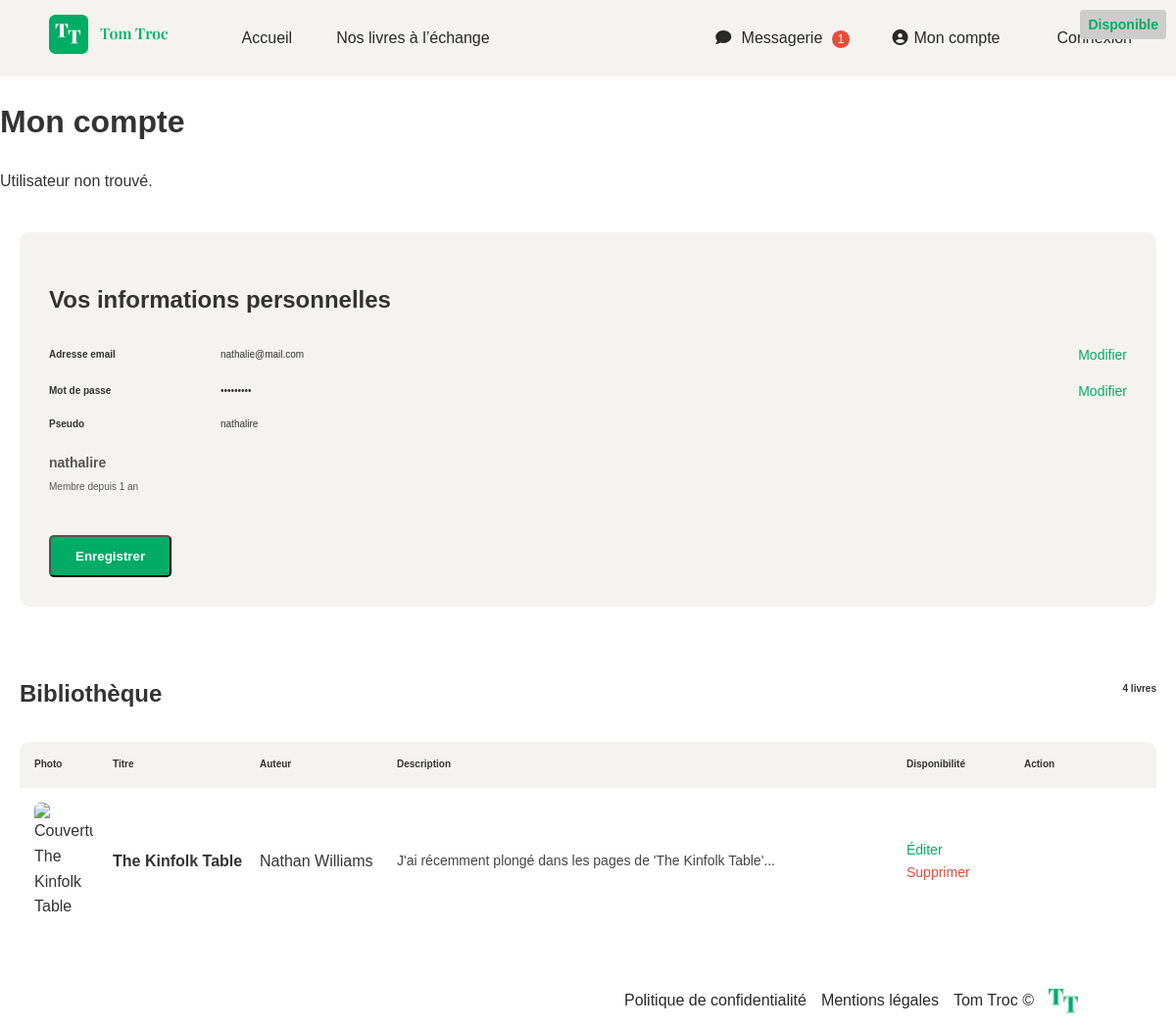
Page /compte on the earlier database version.
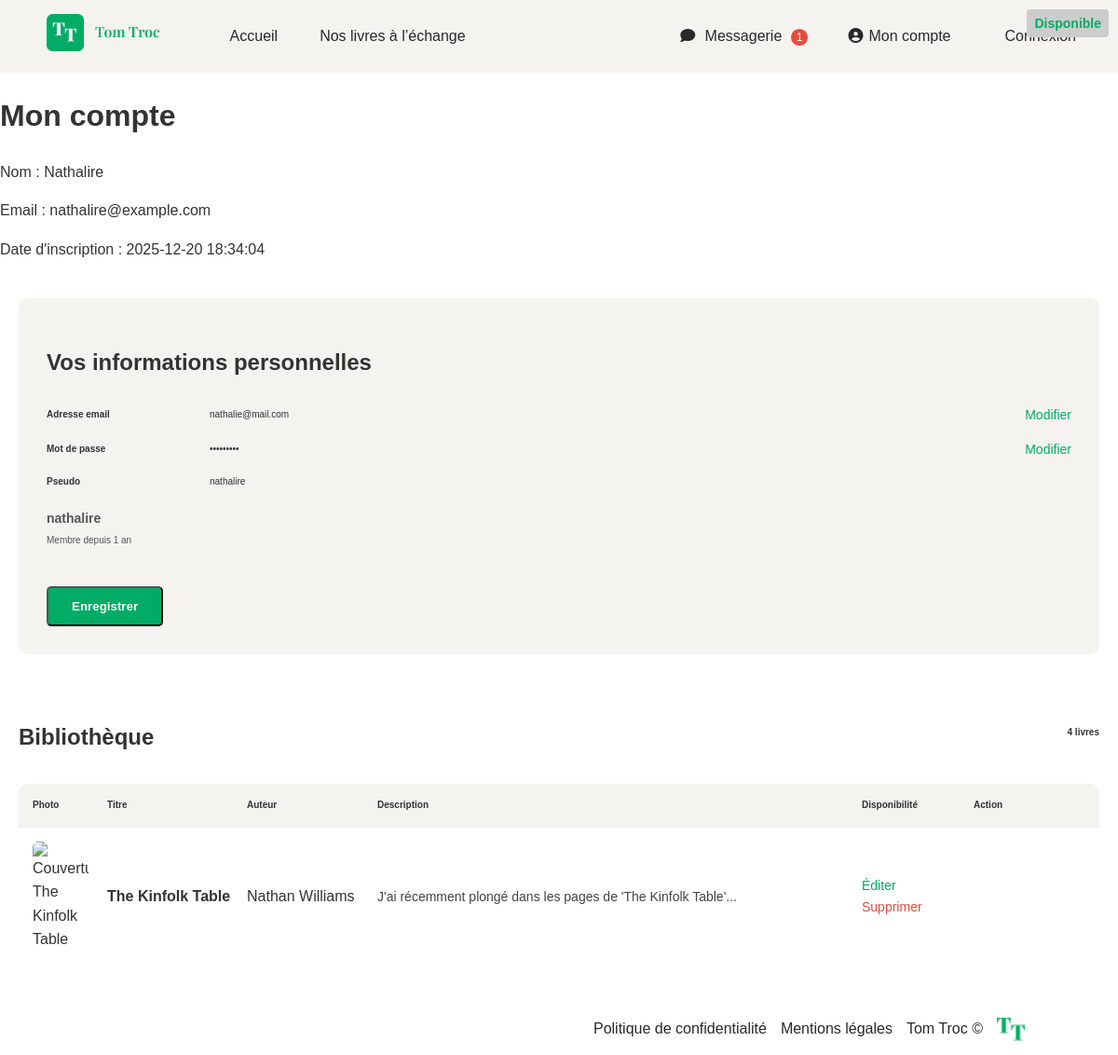
Same page on the later database version.
### tables this page shows
CREATE TABLE IF NOT EXISTS users (
    id INT AUTO_INCREMENT PRIMARY KEY,
    username VARCHAR(50) NOT NULL,
    email VARCHAR(100) NOT NULL UNIQUE,
    password VARCHAR(255) NOT NULL,
    description TEXT DEFAULT NULL,
    created_at DATETIME DEFAULT CURRENT_TIMESTAMP
);

### core/Controller.php (called while the page is built, shortened)
<?php
abstract class Controller
{
    protected function render(string $view, array $data = [])
    {
        extract($data);
        require __DIR__ . '/../app/views/' . $view . '.php';
    }
}

### app/controllers/UserController.php (called while the page is built, shortened)
<?php
class UserController extends Controller
{
    private User $userModel;
    public function __construct()
    {
        $this->userModel = new User();
    }
    public function account()
    {
        $user = $this->userModel->getById(1);
        $this->render('account', ['user' => $user]);
    }
}

### public/index.php (called while the page is built, shortened)
<?php
spl_autoload_register(function ($class) {
    $prefixApp = 'App\\';
    $prefixCore = 'Core\\';
    $baseDirApp = __DIR__ . '/../app/';
    $baseDirCore = __DIR__ . '/../core/';
    if (str_starts_with($class, $prefixApp)) {
        $relativeClass = substr($class, strlen($prefixApp));
        $file = $baseDirApp . str_replace('\\', '/', $relativeClass) . '.php';
    }
    elseif (str_starts_with($class, $prefixCore)) {
        $relativeClass = substr($class, strlen($prefixCore));
        $file = $baseDirCore . str_replace('\\', '/', $relativeClass) . '.php';
        if (file_exists($file)) {
            require $file;
        }
    }
});
$router = new Core\Router();
$router->run();

### core/Database.php (called while the page is built, shortened)
<?php
class Database
{
    private static ?PDO $pdo = null;
    public static function getInstance(): PDO
    {
        if (self::$pdo === null) {
            try {
                self::$pdo = new PDO(
                    'mysql:host=' . DB_HOST . ';port=' . DB_PORT . ';dbname=' . DB_NAME . ';charset=' . DB_CHARSET,
                    DB_USER,
                    DB_PASS,
                    [PDO::ATTR_ERRMODE => PDO::ERRMODE_EXCEPTION]
                );
            } catch (PDOException $e) {
                die('Erreur BDD : ' . $e->getMessage());
            }
        }
        return self::$pdo;
    }
}

### app/models/User.php (called while the page is built, shortened)
<?php
class User
{
    private PDO $db;
    public function __construct()
    {
        $this->db = Database::getInstance();
    }
    public function getById(int $id): ?array
    {
        $stmt = $this->db->prepare("SELECT * FROM users WHERE id = ?");
        $stmt->execute([$id]);
        return $stmt->fetch() ?: null;
    }
}

### app/views/account.php (the view)
<?php require __DIR__ . '/layout/header.php'; ?>
<h1>Mon compte</h1>
<?php if ($user): ?>
    <p>Nom : <?= htmlspecialchars($user['username']) ?></p>
    <p>Email : <?= htmlspecialchars($user['email']) ?></p>
    <p>Date d'inscription : <?= htmlspecialchars($user['created_at']) ?></p>
<?php else: ?>
    <p>Utilisateur non trouvé.</p>
<?php endif; ?>
<main class="account-page">
    <section class="account-info" aria-labelledby="account-title">
        <h1 id="account-title">Vos informations personnelles</h1>
        <div class="info-group">
            <span class="label">Adresse email</span>
            <span class="value">nathalie@mail.com</span>
            <a href="#" class="link-edit">Modifier</a>
        </div>
        <div class="info-group">
            <span class="label">Mot de passe</span>
            <span class="value">•••••••••</span>
            <a href="#" class="link-edit">Modifier</a>
        </div>
        <div class="info-group">
            <span class="label">Pseudo</span>
            <span class="value">nathalire</span>
        </div>
        <div class="info-meta">
            <strong>nathalire</strong><br>
            <span>Membre depuis 1 an</span>
        </div>
        <button class="btn-primary">Enregistrer</button>
    </section>
    <section class="account-library" aria-labelledby="library-title">
        <header class="library-header">
            <h2 id="library-title">Bibliothèque</h2>
            <span class="library-count">4 livres</span>
        </header>
        <div class="library-table">
            <div class="table-head">
                <span>Photo</span>
                <span>Titre</span>
                <span>Auteur</span>
                <span>Description</span>
                <span>Disponibilité</span>
                <span>Action</span>
            </div>
            <article class="table-row">
                <img src="/images/kinfolk.png" alt="Couverture The Kinfolk Table">
                <div>
                    <strong>The Kinfolk Table</strong>
                </div>
                <div>Nathan Williams</div>
                <p class="desc">
                    J'ai récemment plongé dans les pages de 'The Kinfolk Table'...
                </p>
                <span class="status available">Disponible</span>
                <div class="actions">
                    <a href="/edit-book">Éditer</a>
                    <a href="#" class="danger">Supprimer</a>
                </div>
            </article>
        </div>
    </section>
</main>
<?php require __DIR__ . '/layout/footer.php'; ?>

### core/Router.php (shortened to what this page needs)
<?php
class Router
{
    public function run()
    {
        $uri = trim(parse_url($_SERVER['REQUEST_URI'], PHP_URL_PATH), '/');
        $segments = explode('/', $uri);
        $page  = $segments[0] ?? '';
        switch ($page) {
            case 'compte':
                $controller = new \App\Controllers\UserController();
                $controller->account();
                break;
        }
    }
}

### app/views/layout/header.php (shortened to what this page needs)
<!DOCTYPE html>
<html lang="fr">
<!DOCTYPE html>
<html lang="fr">
<head>
    <link rel="stylesheet" href="/css/style.css">
</head>
<header class="header">
    <nav class="nav" aria-label="Navigation principale">
        <div class="nav-left">
            <a href="/" class="logo-link" aria-label="Aller à l’accueil de TomTroc">
                <img src="/images/logo.png" alt="TomTroc" class="logo">
            </a>
            <ul class="nav-list">
                <li class="debut"><a href="/">Accueil</a></li>
                <li><a href="/livres">Nos livres à l’échange</a></li>
            </ul>
        </div>
        <div class="nav-right">
            <ul class="nav-list">
                <li>
                    <a href="/messages">
                        <i class="fa fa-thin fa-comment"></i> Messagerie
                        <span class="badge" aria-label="1 nouveau message">1</span>
                    </a>
                </li>
                <li><a href="/compte"><i class="fas fa-circle-user me-2"></i>Mon compte</a></li>
                <li><a href="/connexion" class="btn">Connexion</a></li>
            </ul>
        </div>
    </nav>
</header>

### app/views/layout/footer.php (shortened to what this page needs)
<footer class="footer" role="contentinfo" aria-label="Pied de page">
    <nav class="footer-legal" role="navigation" aria-label="Liens légaux">
        <ul>
            <li><a href="#">Politique de confidentialité</a></li>
            <li><a href="#">Mentions légales</a></li>
            <li><a href="#">Tom Troc ©</a></li>
            <li>
                <a href="#">
                    <img src="/images/tt.png" alt="TomTroc" class="tt-image">
                </a>
            </li>
        </ul>
    </nav>
</footer>
</body>
</html>

### public/css/style.css (style rules this page uses)
* { box-sizing: border-box; }
.header { background: #F5F3EF; padding: 15px 30px; }
.nav { display: flex; justify-content: space-between; align-items: center; gap: 70px; }
.nav-left, .nav-right { display: flex; align-items: center; }
.nav-list { list-style: none; display: flex; margin: 0; padding: 0; gap: 25px; }
.debut { padding-right: 20px; padding-left: 15px; }
.nav-list li { margin: 0; }
.nav-left a, .nav-right a { color: #292929; text-decoration: none; font-weight: 500px; }
.nav-right a.btn { padding: 8px 15px; border-radius: 5px; color: #292929; }
.nav-right li { margin-left: 18px; }
.badge { background: #e74c3c; color: #fff; font-size: 12px; padding: 2px 6px; border-radius: 50%; margin-left: 5px; line-height: 1; }
.logo { height: 40px; margin: 0 60px 0 20px; }
.fa { margin-right: 6px; }
.fas { margin-right: 6px; }
.btn-primary { display: inline-block; margin-top: 20px; padding: 12px 25px; background: #00AC66; color: #fff; text-decoration: none; border-radius: 5px; font-weight: bold; }
.status { position: absolute; top: 10px; right: 10px; background: #ccc; padding: 4px 8px; font-size: 12px; border-radius: 4px; }
.breadcrumb a, span { font-size: 10px; }
.account-page { max-width: 1200px; margin: 40px auto; padding: 0 20px; }
.account-info { background: #F5F3EF; padding: 30px; border-radius: 10px; margin-bottom: 50px; }
.account-info h1 { margin-bottom: 25px; }
.info-group { display: flex; align-items: center; gap: 15px; margin-bottom: 15px; }
.label { width: 160px; font-weight: bold; }
.value { flex: 1; }
.link-edit { color: #00AC66; text-decoration: none; font-size: 14px; }
.info-meta { margin: 20px 0; font-size: 14px; color: #555; }
.account-library h2 { margin-bottom: 10px; }
.library-header { display: flex; justify-content: space-between; align-items: center; margin-bottom: 20px; }
.library-count { font-weight: bold; }
.library-table { background: #fff; border-radius: 10px; overflow: hidden; }
.table-head { display: grid; grid-template-columns: 80px 150px 140px 1fr 120px 120px; padding: 15px; background: #F5F3EF; font-weight: bold; }
.table-row { display: grid; grid-template-columns: 80px 150px 140px 1fr 120px 120px; padding: 15px; border-top: 1px solid #eee; align-items: center; }
.table-row img { width: 60px; border-radius: 6px; }
.desc { font-size: 14px; color: #444; }
.status { font-size: 14px; font-weight: bold; }
.available { color: #00AC66; }
.actions a { display: block; font-size: 14px; text-decoration: none; color: #00AC66; }
.actions .danger { color: #e74c3c; }
.footer { background: #FFFFFF; color: #292929; padding: 10px 30px; text-align: center; padding-right: 100px; }
.footer a { color: #292929; size: 12px; text-decoration: none; transition: color 0.3s; }
.footer-legal ul { list-style: none; padding: 0; margin: 0; display: flex; flex-wrap: wrap; justify-content: flex-end; align-items: center; gap: 15px; }
.footer-legal li { margin: 5px 0; }
.tt-image { width: 30px; height: auto; vertical-align: middle; }

Differences in the rows shown:
added users: username "Nathalire", email "nathalire@example.com", created_at "2025-12-20 18:34:04"
Other differences:
text no longer shown: "Utilisateur non trouvé."
text now shown: "Nom : Email : Date d'inscription :"
